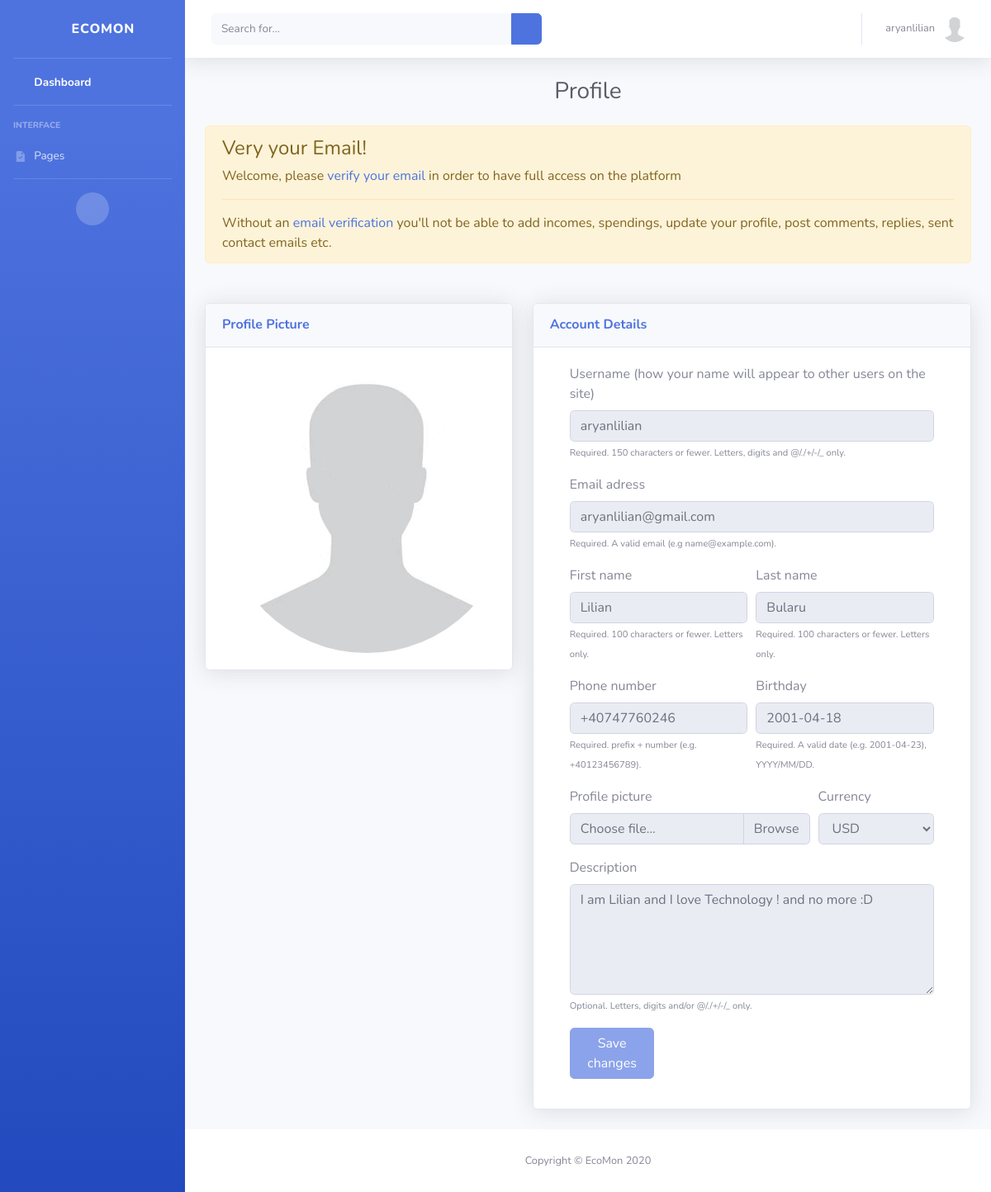
/users/profile/ (signed in), run on an earlier commit of the app's database.
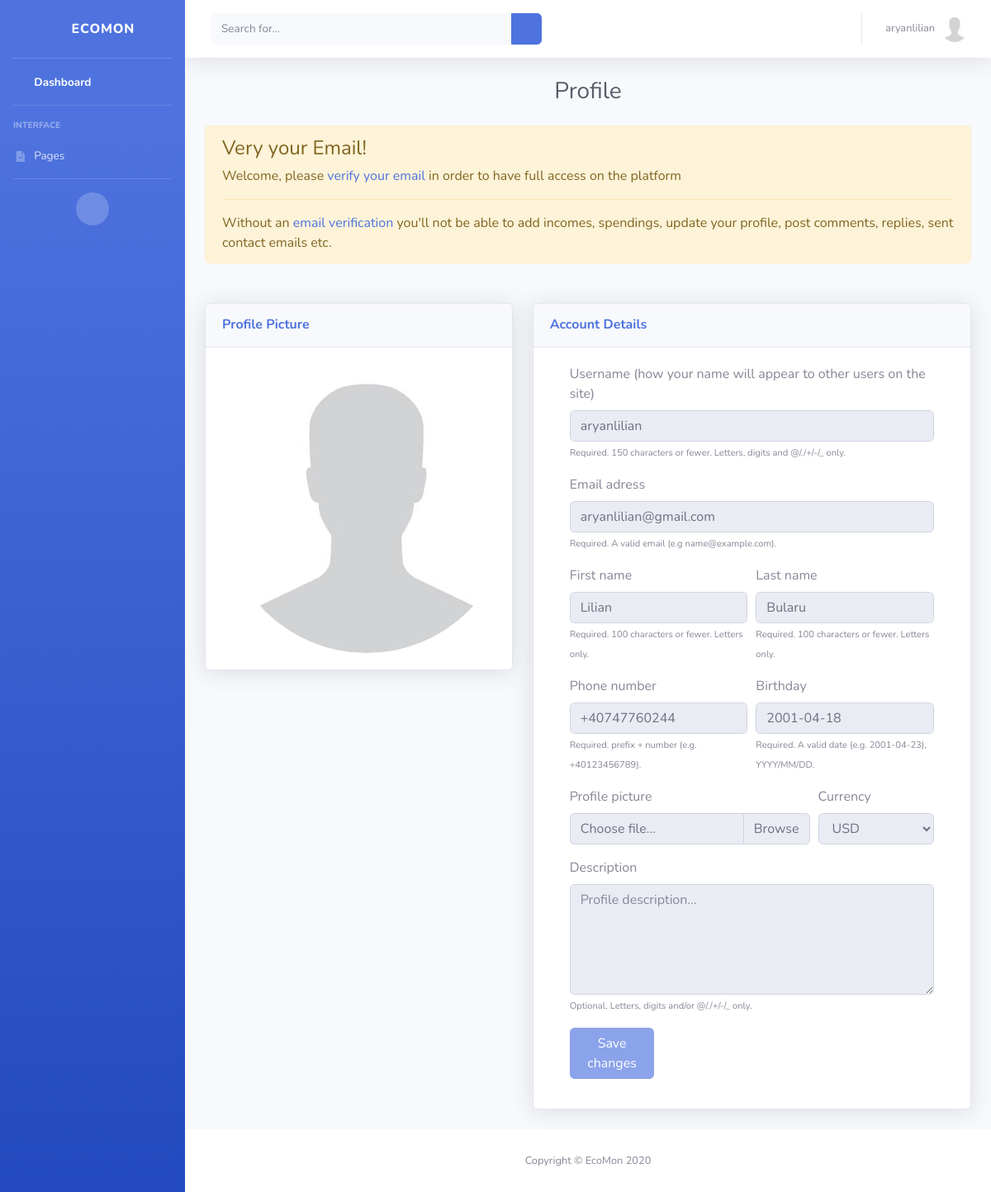
And on a later commit of the database.
### users/models.py (models this page shows, shortened)
class User(AbstractUser):
    email = models.EmailField(_('Email'), null=False, blank=False, unique=True)
    first_name = models.CharField(_('First Name'), max_length=100, null=False, blank=False)
    last_name = models.CharField(_('Last Name'), max_length=100, null=False, blank=False)
    birth_date = models.DateField(_('Birth Date'), auto_now_add=False, null=True, blank=True)
    phone_number = PhoneNumberField(_('Phone Number'), null=True, blank=True, unique=True)
    email_verified = models.BooleanField(_('Email Verified'), default=False)
    phone_number_verified = models.BooleanField(_('Phone Number Verified'), default=False)
    send_marketing_emails = models.BooleanField(_('Send marketing emails'), default=False)
    accept_terms_conditions_and_security_policy = models.BooleanField(
        _('Accept Terms and Conditions, Data Security Policy'),
        default=False
    )

class Profile(models.Model):
    class Currency(models.TextChoices):
        AED = 'AED', _('AED')
        AUD = 'AUD', _('AUD')
        BRL = 'BRL', _('BRL')
        CAD = 'CAD', _('CAD')
        CHF = 'CHF', _('CHF')
        CLP = 'CLP', _('CLP')
        CNY = 'CNY', _('CNY')
        COP = 'COP', _('COP')
        CZK = 'CZK', _('CZK')
        DKK = 'DKK', _('DKK')
        EUR = 'EUR', _('EUR')
        GBP = 'GBP', _('GBP')
        HKD = 'HKD', _('HKD')
        HUF = 'HUF', _('HUF')
        IDR = 'IDR', _('IDR')
        ILS = 'ILS', _('ILS')
        INR = 'INR', _('INR')
        JPY = 'JPY', _('JPY')
        KRW = 'KRW', _('KRW')
        MDL = 'MDL', _('MDL')
        MXN = 'MXN', _('MXN')
        MYR = 'MYR', _('MYR')
        NOK = 'NOK', _('NOK')
        NZD = 'NZD', _('NZD')
        PHP = 'PHP', _('PHP')
        PLN = 'PLN', _('PLN')
        RON = 'RON', _('RON')
        RUB = 'RUB', _('RUB')
        SAR = 'SAR', _('SAR')
        SEK = 'SEK', _('SEK')
        SGD = 'SGD', _('SGD')
        THB = 'THB', _('THB')
        TRY = 'TRY', _('TRY')
        TWD = 'TWD', _('TWD')
        USD = 'USD', _('USD')
        ZAR = 'ZAR', _('ZAR')
    user = models.OneToOneField(User, on_delete=models.CASCADE)
    image = models.ImageField(_('Avatar'), default='default.jpg', upload_to='profile_pics')
    description = models.TextField(_('Description'), null=True, blank=True)
    created_date = models.DateTimeField(_('Created Date/Time'), auto_now_add=True)
    updated_date = models.DateTimeField(_('Updated Date/Time'), auto_now=True)
    currency = models.CharField(
        _('Currency'), max_length=3, choices=Currency.choices, default=Currency.USD
    )

### users/views.py (the view, shortened to what this page needs)
# urls.py: path('profile/', ProfileView.as_view(), name='profile'),
class ProfileView(LoginRequiredMixin, View):
    template_name = 'users/profile.html'
    def get(self, request, *args, **kwargs):
        context = self.get_context_data(**kwargs)
        return render(request, self.template_name, context)
    def get_context_data(self, **kwargs):
        user_update_form = UserUpdateForm(
            instance=self.request.user
        )
        profile_update_form = ProfileUpdateForm(
            instance=self.request.user.profile
        )
        context = {
            'title' : template_titles['profile_title'],
            'user_update_form' : user_update_form,
            'profile_update_form' : profile_update_form,
            'phone_number_help_text' : help_texts['phone_number']
        }
        return context

### users/forms.py (shortened to what this page needs)
class UserUpdateForm(forms.ModelForm):
    email = forms.EmailField(widget=forms.EmailInput(), help_text=help_texts['email'])
    first_name = forms.CharField(widget=forms.TextInput(), help_text=help_texts['only_letters'])
    last_name = forms.CharField(widget=forms.TextInput(), help_text=help_texts['only_letters'])
    birth_date = forms.DateField(help_text=help_texts['date'])
    phone_number = PhoneNumberField()
    class Meta:
        model = User
        fields = [
            'username',
            'email',
            'first_name',
            'last_name',
            'birth_date',
            'phone_number',
        ]

class ProfileUpdateForm(forms.ModelForm):
    image = forms.ImageField(widget=forms.FileInput())
    description = forms.CharField(widget=forms.Textarea(
        attrs={'rows': 5, 'cols': 82}),
        help_text=help_texts['profile_description'],
        required=False
    )
    class Meta:
        model = Profile
        fields = [
            'image',
            'description',
            'currency',
        ]

### templates/users/profile.html (shortened to what the changed rows need)
{% extends 'users/base.html' %}
{% load widget_tweaks %}
{% block content %}
    <div class="row">
        <div class="col-xl-5 col-lg-3">
            <div class="card shadow mb-4">
                <div class="card-body">
                    <img class="img-profile rounded-circle" src="{{ user.profile.image.url }}">
                </div>
            </div>
        </div>
        <div class="col-xl-7 col-lg-7">
            <div class="card shadow mb-4">
                <div class="card-body">
                    <div class="container">
                        <form method="POST">
                            <div class="form-row">
                                <div class="form-group col-md-12">
                                    <label for="username">Username (how your name will appear to other users on the site)</label>
                                    {% if not user.email_verified %}
                                        {% render_field user_update_form.username class="form-control" placeholder="username" id="username" readonly=True %}
                                    {% else %}
                                        {% render_field user_update_form.username class="form-control" placeholder="username" id="username" %}
                                    {% endif %}
                                    {% if not user_update_form.username.errors %}
                                        <small class="text-xs font-weight text-secondary">{{ user_update_form.username.help_text }}</small>
                                    {% endif %}
                                </div>
                            </div>
                            <div class="form-row">
                                <div class="form-group col-md-12">
                                    <label for="email">Email adress</label>
                                    {% if not user.email_verified %}
                                        {% render_field user_update_form.email class="form-control" placeholder="name@example.com" id="email" readonly=True %}
                                    {% else %}
                                        {% render_field user_update_form.email class="form-control" placeholder="name@example.com" id="email" %}
                                    {% endif %}
                                    {% if not user_update_form.email.errors %}
                                        <small class="text-xs font-weight text-secondary">{{ user_update_form.email.help_text }}</small>
                                    {% endif %}
                                </div>
                            </div>
                            <div class="form-row">
                                <div class="form-group col-md-6">
                                    <label for="firstName">First name</label>
                                    {% if not user.email_verified %}
                                        {% render_field user_update_form.first_name class="form-control" placeholder="John" id="firstName" readonly=True %}
                                    {% else %}
                                        {% render_field user_update_form.first_name class="form-control" placeholder="John" id="firstName" %}
                                    {% endif %}
                                    {% if not user_update_form.first_name.errors %}
                                        <small class="text-xs font-weight text-secondary">{{ user_update_form.first_name.help_text }}</small>
                                    {% endif %}
                                </div>
                                <div class="form-group col-md-6">
                                    <label for="lastName">Last name</label>
                                    {% if not user.email_verified %}
                                        {% render_field user_update_form.last_name class="form-control" placeholder="Hanks" id="lastName" readonly=True %}
                                    {% else %}
                                        {% render_field user_update_form.last_name class="form-control" placeholder="Hanks" id="lastName" %}
                                    {% endif %}
                                    {% if not user_update_form.last_name.errors %}
                                        <small class="text-xs font-weight text-secondary">{{ user_update_form.last_name.help_text }}</small>
                                    {% endif %}
                                </div>
                            </div>
                            <div class="form-row">
                                <div class="form-group col-md-6">
                                    <label for="phoneNumber">Phone number</label>
                                    {% if not user.email_verified %}
                                        {% render_field user_update_form.phone_number class="form-control" placeholder="123-345-678" id="phoneNumber" readonly=True %}
                                    {% else %}
                                        {% render_field user_update_form.phone_number class="form-control" placeholder="123-345-678" id="phoneNumber" %}
                                    {% endif %}
                                    {% if not user_update_form.phone_number.errors %}
                                        <small class="text-xs font-weight text-secondary">{{ phone_number_help_text }}</small>
                                    {% endif %}
                                </div>
                                <div class="form-group col-md-6">
                                    <label for="birthday">Birthday</label>
                                    {% if not user.email_verified %}
                                        {% render_field user_update_form.birth_date class="form-control" placeholder="06/01/2002" id="birthday" readonly=True %}
                                    {% else %}
                                        {% render_field user_update_form.birth_date class="form-control" placeholder="06/01/2002" id="birthday" %}
                                    {% endif %}
                                    {% if not user_update_form.birth_date.errors %}
                                        <small class="text-xs font-weight text-secondary">{{ user_update_form.birth_date.help_text }}</small>
                                    {% endif %}
                                </div>
                            </div>
                            <div class="form-row">
                                <div class="form-group col-md-4">
                                    <label for="currency">Currency</label>
                                    {% if not user.email_verified %}
                                        {% render_field profile_update_form.currency id="currency" class="form-control" disabled=True %}
                                    {% else %}
                                        {% render_field profile_update_form.currency id="currency" class="form-control" %}
                                    {% endif %}
                                </div>
                            </div>
                            <div class="form-row">
                                <div class="form-group col-md-12">
                                    <label for="description">Description</label>
                                    {% if not user.email_verified %}
                                        {% render_field profile_update_form.description class="form-control" id="description" placeholder="Profile description..."  readonly=True %}
                                    {% else %}
                                        {% render_field profile_update_form.description class="form-control" id="description" placeholder="Profile description..." %}
                                    {% endif %}
                                    {% if not profile_update_form.description.errors %}
                                        <small class="text-xs font-weight text-secondary">{{ profile_update_form.description.help_text }}</small>
                                    {% endif %}
                                </div>
                            </div>
                        </form>
                    </div>
                </div>
            </div>
        </div>
    </div>
{% endblock %}

### templates/users/base.html (shortened to what the changed rows need)
{% load static %}
<!DOCTYPE html>
<html lang="en">
<head>
    <link href="{% static 'vendor/fontawesome-free/css/all.min.css' %}" rel="stylesheet" type="text/css">
    <link href="{% static 'css/sb-admin-2.min.css' %}" rel="stylesheet">
    <link href="{% static 'vendor/datatables/dataTables.bootstrap4.min.css' %}" rel="stylesheet">
</head>
<body id="page-top">
    <div id="wrapper">
        <div id="content-wrapper" class="d-flex flex-column">
            <div id="content">
                <nav class="navbar navbar-expand navbar-light bg-white topbar mb-4 static-top shadow">
                    <ul class="navbar-nav ml-auto">
                        <li class="nav-item dropdown no-arrow">
                            <a class="nav-link dropdown-toggle" href="#" id="userDropdown" role="button"
                                data-toggle="dropdown" aria-haspopup="true" aria-expanded="false">
                                <span class="mr-2 d-none d-lg-inline text-gray-600 small">{{ user.username }}</span>
                                <img class="img-profile rounded-circle" src="{{ user.profile.image.url }}">
                            </a>
                        </li>
                    </ul>
                </nav>
                <div class="container-fluid">
                    <div class="d-sm-flex align-items-center justify-content-center mb-4">
                        <h1 class="h3 mb-0 text-gray-800">{{ title }}</h1>
                    </div>
                    {% block content %}
                    {% endblock %}
                </div>
            </div>
        </div>
    </div>
</body>
</html>

What changed in the data, as far as the page shows it:
changed User "aryanlilian": phone_number "+40747760246" → "+40747760244"
changed Profile "USD": description "I am Lilian and I love Technology ! and no more :D" → (not shown)
